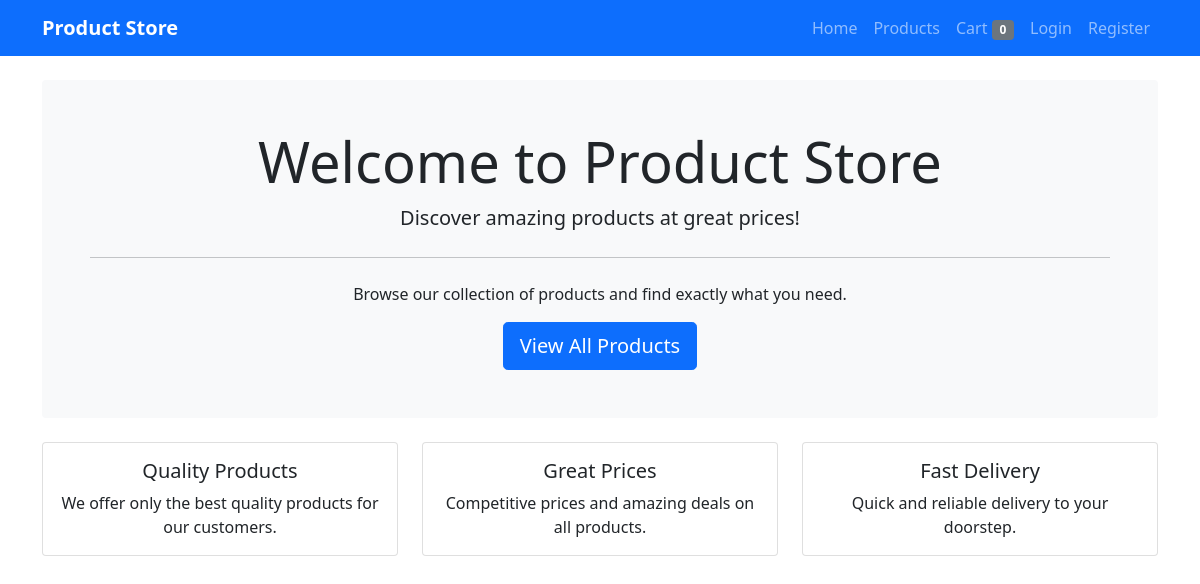
/, run on an earlier commit of the app's database.
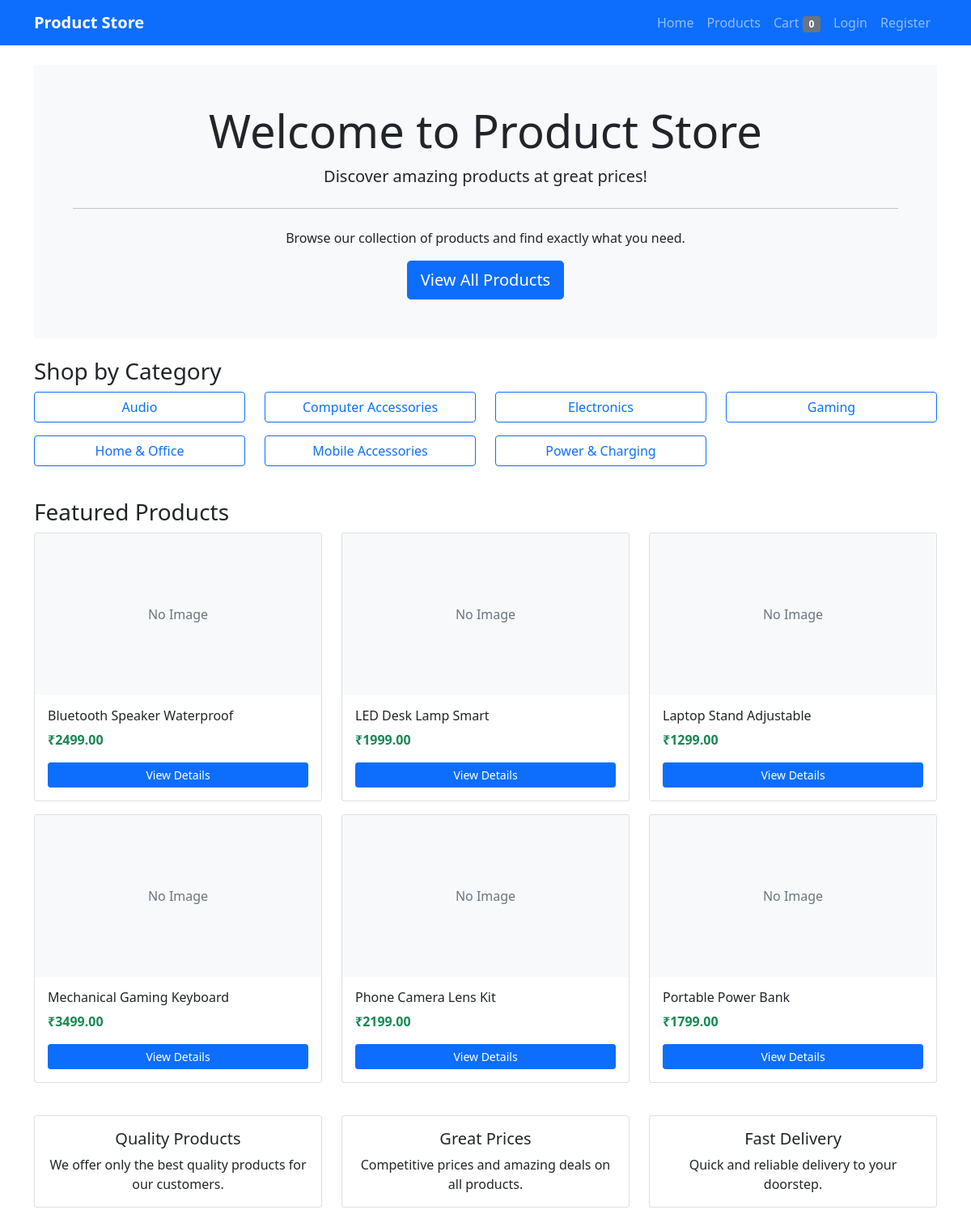
And on a later commit of the database.
### products/models.py (models this page shows, shortened)
class Category(models.Model):
    name = models.CharField(max_length=100)
    slug = models.SlugField(max_length=100, unique=True)
    description = models.TextField(blank=True)
    created_at = models.DateTimeField(auto_now_add=True)
    class Meta:
        verbose_name_plural = 'Categories'
        ordering = ['name']

class Product(models.Model):
    name = models.CharField(max_length=200)
    slug = models.SlugField(max_length=200, unique=True)
    description = models.TextField()
    price = models.DecimalField(max_digits=10, decimal_places=2)
    category = models.ForeignKey(Category, on_delete=models.CASCADE, related_name='products', null=True, blank=True)
    image = models.ImageField(upload_to='products/', blank=True, null=True)
    created_at = models.DateTimeField(auto_now_add=True)
    updated_at = models.DateTimeField(auto_now=True)
    class Meta:
        ordering = ['name']

### products/views.py (the view)
# urls.py: path('', views.home, name='home'),
def home(request):
    featured_products = Product.objects.filter(category__isnull=False)[:6]
    categories = Category.objects.all()
    return render(request, 'products/home.html', {
        'featured_products': featured_products,
        'categories': categories
    })

### products/templates/products/home.html (shortened to what this page needs)
{% extends 'products/base.html' %}
{% block content %}
<div class="jumbotron bg-light p-5 rounded mb-4">
    <div class="text-center">
        <h1 class="display-4">Welcome to Product Store</h1>
        <p class="lead">Discover amazing products at great prices!</p>
        <hr class="my-4">
        <p>Browse our collection of products and find exactly what you need.</p>
        <a class="btn btn-primary btn-lg" href="{% url 'product_list' %}" role="button">View All Products</a>
    </div>
</div>
{% if categories %}
<div class="row mb-4">
    <div class="col-12">
        <h3>Shop by Category</h3>
        <div class="row">
            {% for category in categories %}
            <div class="col-md-3 mb-3">
                <a href="{% url 'product_list' %}?category={{ category.slug }}" class="btn btn-outline-primary w-100">
                    {{ category.name }}
                </a>
            </div>
            {% endfor %}
        </div>
    </div>
</div>
{% endif %}
{% if featured_products %}
<div class="row mb-4">
    <div class="col-12">
        <h3>Featured Products</h3>
        <div class="row">
            {% for product in featured_products %}
            <div class="col-md-4 mb-3">
                <div class="card h-100">
                    {% if product.image %}
                        <img src="{{ product.image.url }}" class="card-img-top" alt="{{ product.name }}">
                    {% else %}
                        <div class="card-img-top bg-light d-flex align-items-center justify-content-center">
                            <span class="text-muted">No Image</span>
                        </div>
                    {% endif %}
                    <div class="card-body d-flex flex-column">
                        <h6 class="card-title">{{ product.name }}</h6>
                        <p class="card-text text-success"><strong>₹{{ product.price }}</strong></p>
                        <a href="{% url 'product_detail' product.slug %}" class="btn btn-sm btn-primary mt-auto">View Details</a>
                    </div>
                </div>
            </div>
            {% endfor %}
        </div>
    </div>
</div>
{% endif %}
<div class="row">
    <div class="col-md-4">
        <div class="card mb-4">
            <div class="card-body text-center">
                <h5 class="card-title">Quality Products</h5>
                <p class="card-text">We offer only the best quality products for our customers.</p>
            </div>
        </div>
    </div>
    <div class="col-md-4">
        <div class="card mb-4">
            <div class="card-body text-center">
                <h5 class="card-title">Great Prices</h5>
                <p class="card-text">Competitive prices and amazing deals on all products.</p>
            </div>
        </div>
    </div>
    <div class="col-md-4">
        <div class="card mb-4">
            <div class="card-body text-center">
                <h5 class="card-title">Fast Delivery</h5>
                <p class="card-text">Quick and reliable delivery to your doorstep.</p>
            </div>
        </div>
    </div>
</div>
{% endblock %}

What changed in the data, as far as the page shows it:
added Category: name "Audio"
added Category: name "Computer Accessories"
added Category: name "Electronics"
added Category: name "Gaming"
added Category: name "Home & Office"
added Category: name "Mobile Accessories"
added Category: name "Power & Charging"
now on this page (row edited): Product: image "No Image", name "Bluetooth Speaker Waterproof", price "2499.00"
now on this page (row edited): Product: image "No Image", name "LED Desk Lamp Smart", price "1999.00"
now on this page (row edited): Product: image "No Image", name "Laptop Stand Adjustable", price "1299.00"
now on this page (row edited): Product: image "No Image", name "Mechanical Gaming Keyboard", price "3499.00"
now on this page (row edited): Product: image "No Image", name "Phone Camera Lens Kit", price "2199.00"
now on this page (row edited): Product: image "No Image", name "Portable Power Bank", price "1799.00"
Also different on the page:
text now shown: "Shop by Category Featured Products"
